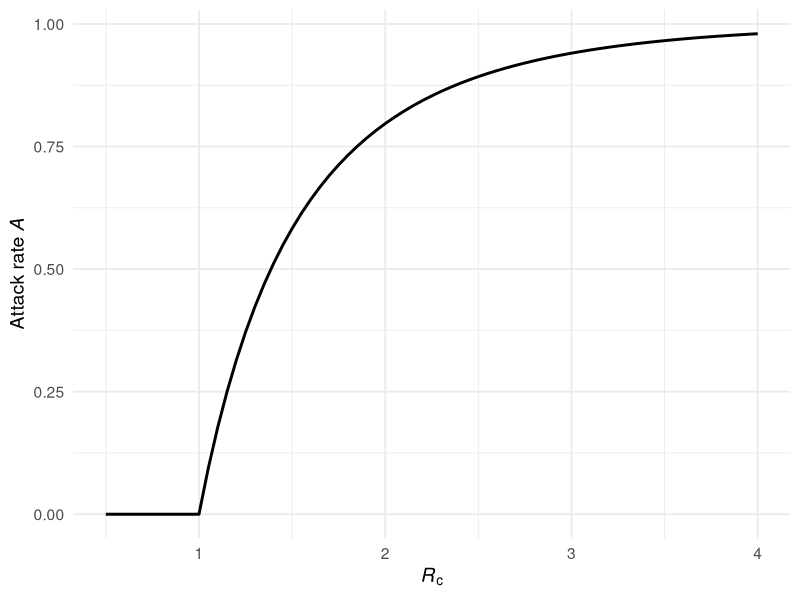
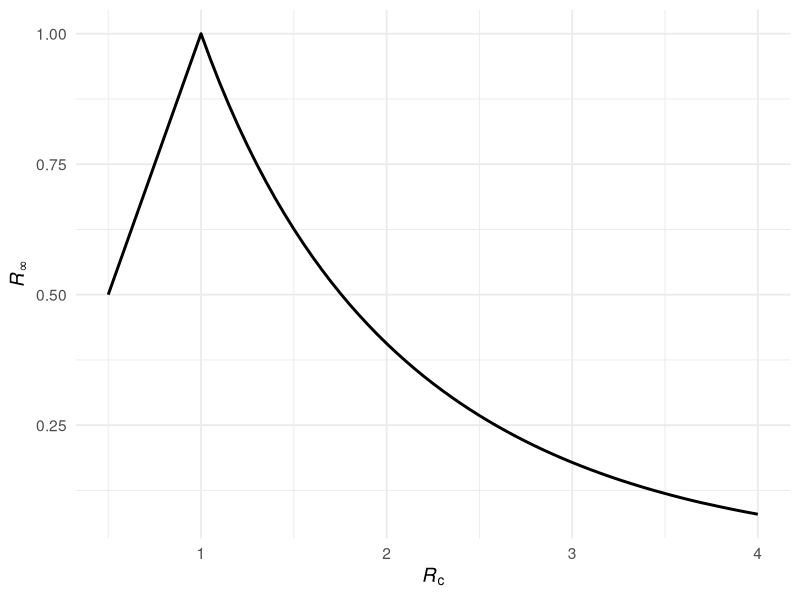
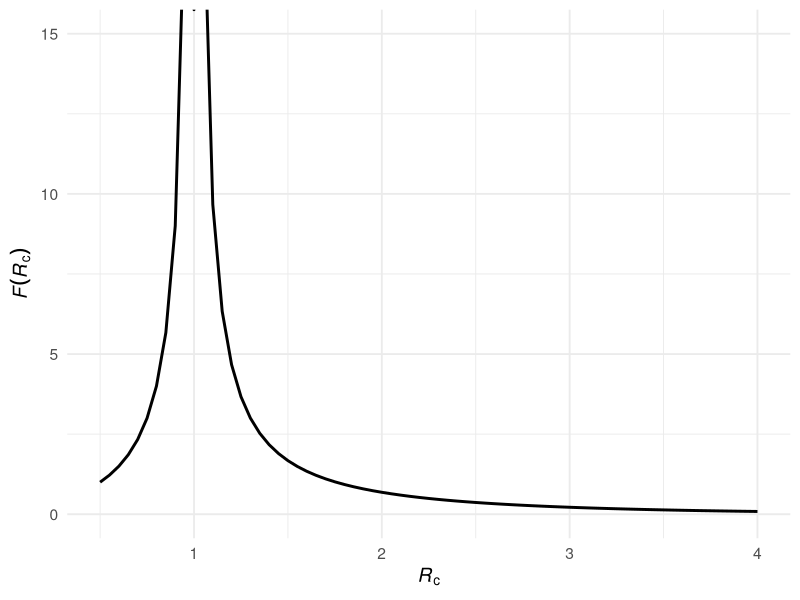
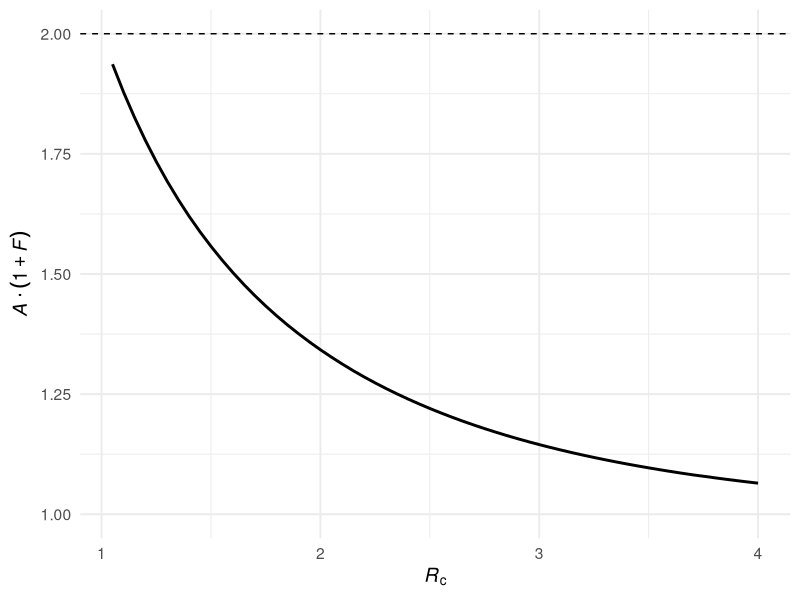
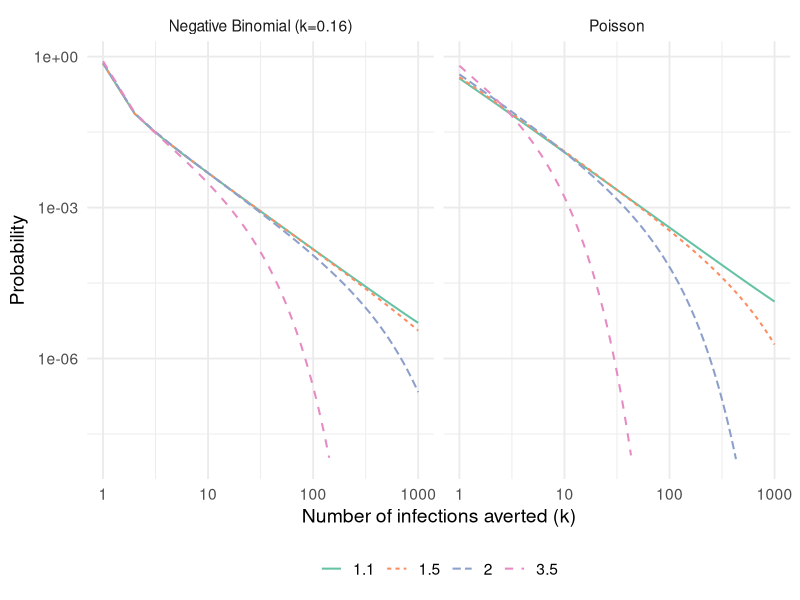

R code for these plots, in order:
## ---- chunk 1
#| label: fig-attack-rate
#| fig-cap: "The attack rate $\\mathcal{A}(\\mathcal{R}_c)$ as a function of $\\mathcal{R}_c$. The curve is identical for both offspring distributions — the attack rate depends only on $\\mathcal{R}_c$, not on the shape of the offspring distribution."

library(ggplot2)
library(dplyr)
library(tidyr)
theme_set(theme_minimal(base_size = 14) + theme(legend.position = "bottom", legend.title = element_blank()))

# Attack rate: SIR mean-field formula, distribution-independent
# A = 1 - exp(-R0 * A), guarantees R_inf = (1-A)*R0 < 1 for R0 > 1
solve_attack_rate <- function(R0, kappa = Inf) {
    if (R0 <= 1) {
        return(0)
    }
    tryCatch(
        {
            uniroot(function(A) A - (1 - exp(-R0 * A)), interval = c(1e-5, 1))$root
        },
        error = function(e) 0
    )
}

R0_seq <- seq(0.5, 4, by = 0.05)

df_ar <- data.frame(R0 = R0_seq) %>%
    mutate(A = sapply(R0, solve_attack_rate))

ggplot(df_ar, aes(x = R0, y = A)) +
    geom_line(linewidth = 1) +
    labs(
        x = expression(italic(R)[c]),
        y = expression("Attack rate " * italic(A))
    )
## ---- chunk 2
#| label: fig-R-inf
#| fig-cap: "The effective reproduction number at the end of the epidemic, $\\mathcal{R}_\\infty$."
#| echo: false

df_ar <- df_ar %>%
    mutate(R_inf = R0 * (1 - A))

ggplot(df_ar, aes(x = R0, y = R_inf)) +
    geom_line(linewidth = 1) +
    labs(
        x = expression(italic(R)[c]),
        y = expression(italic(R)[infinity])
    )
## ---- chunk 3
#| label: fig-F-R
#| fig-cap: "The expected number of infections averted $\\mathcal{F}(\\mathcal{R}_c)$."
#| echo: false

df_ar <- df_ar %>%
    mutate(F_R = R_inf / (1 - R_inf))

ggplot(df_ar, aes(x = R0, y = F_R)) +
    geom_line(linewidth = 1) +
    coord_cartesian(ylim = c(0, 15)) +
    labs(
        x = expression(italic(R)[c]),
        y = expression(italic(F)(italic(R)[c]))
    )
## ---- chunk 4
#| label: fig-A-times-F
#| fig-cap: "The expected benefit multiplied by epidemic probability, $\\mathcal{A}(\\mathcal{R}_c)[1 + \\mathcal{F}(\\mathcal{R}_c)]$. The dashed line indicates the theoretical limit of 2 as $\\mathcal{R}_c \\to 1^+$."
#| echo: false

# Calculate A * (1 + F)
df_ar <- df_ar %>%
    mutate(A_times_1_plus_F = A * (1 + F_R))

ggplot(df_ar %>% filter(R0 > 1), aes(x = R0, y = A_times_1_plus_F)) +
    geom_line(linewidth = 1) +
    geom_hline(yintercept = 2, linetype = "dashed", color = "black") +
    coord_cartesian(ylim = c(1, 2)) +
    labs(
        x = expression(italic(R)[c]),
        y = expression(italic(A) %.% (1 + italic(F)))
    )
## ---- chunk 5
#| label: fig-dist-averted
#| fig-cap: "Distribution of the number of infections averted when one infected individual isolates, computed via the Cauchy integral method. Shown on a log–log scale to reveal the power-law tail near $\\mathcal{R}_c = 1$."

# PGF of the offspring distribution, vectorised over complex x
pgf_mu <- function(x, R0, kappa = Inf) {
    if (is.infinite(kappa)) {
        exp(R0 * (x - 1)) # Poisson
    } else {
        (kappa / (kappa + R0 * (1 - x)))^kappa # Negative binomial
    }
}

# Extract PMF of infections averted via the Cauchy integral / FFT
infections_averted_pmf <- function(R0, kappa = Inf, N = 2^13,
                                   tol = 1e-10, max_iter = 1000) {
    A <- solve_attack_rate(R0)
    if (A == 0) {
        return(NULL)
    }
    R_inf <- (1 - A) * R0

    # Uniformly-spaced points on the unit circle
    z <- exp(2i * pi * seq(0, N - 1) / N)

    # Iterate until convergence
    Omega <- rep(1 + 0i, N)
    for (g in seq_len(max_iter)) {
        Omega_new <- z * pgf_mu(1 - R_inf + R_inf * Omega, R0, kappa)
        if (max(Mod(Omega_new - Omega)) < tol) break
        Omega <- Omega_new
    }

    # Cauchy integral via FFT: c_k = (1/N) * Re[ FFT[Omega] ]_k
    c_k <- Re(fft(Omega)) / N
    c_k[c_k < 0] <- 0

    data.frame(k = seq_along(c_k) - 1L, prob = c_k)
}

R0_vals <- c(1.1, 1.5, 2.0, 3.5)
dist_params <- list(Poisson = Inf, `Negative Binomial (k=0.16)` = 0.16)

df_pmf <- do.call(rbind, lapply(names(dist_params), function(dname) {
    kap <- dist_params[[dname]]
    do.call(rbind, lapply(R0_vals, function(r) {
        pmf <- infections_averted_pmf(r, kap)
        if (is.null(pmf)) {
            return(NULL)
        }
        pmf$Distribution <- dname
        pmf$R0 <- r
        pmf
    }))
}))

ggplot(
    df_pmf |> dplyr::filter(k >= 1, prob > 1e-8, k <= 1000),
    aes(x = k, y = prob, color = factor(R0), linetype = factor(R0))
) +
    geom_line(linewidth = 0.7) +
    facet_wrap(~Distribution) +
    scale_x_log10() +
    scale_y_log10() +
    labs(
        x = "Number of infections averted (k)",
        y = "Probability",
        color = expression(italic(R)[c]),
        linetype = expression(italic(R)[c])
    ) +
    scale_color_brewer(palette = "Set2")
